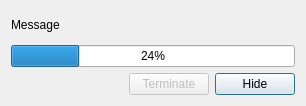
<?xml version="1.0" encoding="UTF-8"?>
<ui version="4.0">
 <class>Dialog</class>
 <widget class="QDialog" name="Dialog">
  <property name="geometry">
   <rect>
    <x>0</x>
    <y>0</y>
    <width>306</width>
    <height>106</height>
   </rect>
  </property>
  <property name="windowTitle">
   <string>DQPB Progress</string>
  </property>
  <property name="modal">
   <bool>true</bool>
  </property>
  <layout class="QVBoxLayout" name="verticalLayout">
   <item>
    <widget class="QLabel" name="label">
     <property name="text">
      <string>Message</string>
     </property>
    </widget>
   </item>
   <item>
    <widget class="QProgressBar" name="progressBar">
     <property name="value">
      <number>24</number>
     </property>
    </widget>
   </item>
   <item>
    <layout class="QHBoxLayout" name="horizontalLayout">
     <item>
      <spacer name="horizontalSpacer">
       <property name="orientation">
        <enum>Qt::Horizontal</enum>
       </property>
       <property name="sizeHint" stdset="0">
        <size>
         <width>40</width>
         <height>20</height>
        </size>
       </property>
      </spacer>
     </item>
     <item>
      <widget class="QPushButton" name="terminateButton">
       <property name="enabled">
        <bool>false</bool>
       </property>
       <property name="text">
        <string>Terminate</string>
       </property>
       <property name="autoDefault">
        <bool>false</bool>
       </property>
      </widget>
     </item>
     <item>
      <widget class="QPushButton" name="hideButton">
       <property name="text">
        <string>Hide</string>
       </property>
       <property name="autoDefault">
        <bool>true</bool>
       </property>
      </widget>
     </item>
    </layout>
   </item>
  </layout>
 </widget>
 <resources/>
 <connections/>
</ui>
